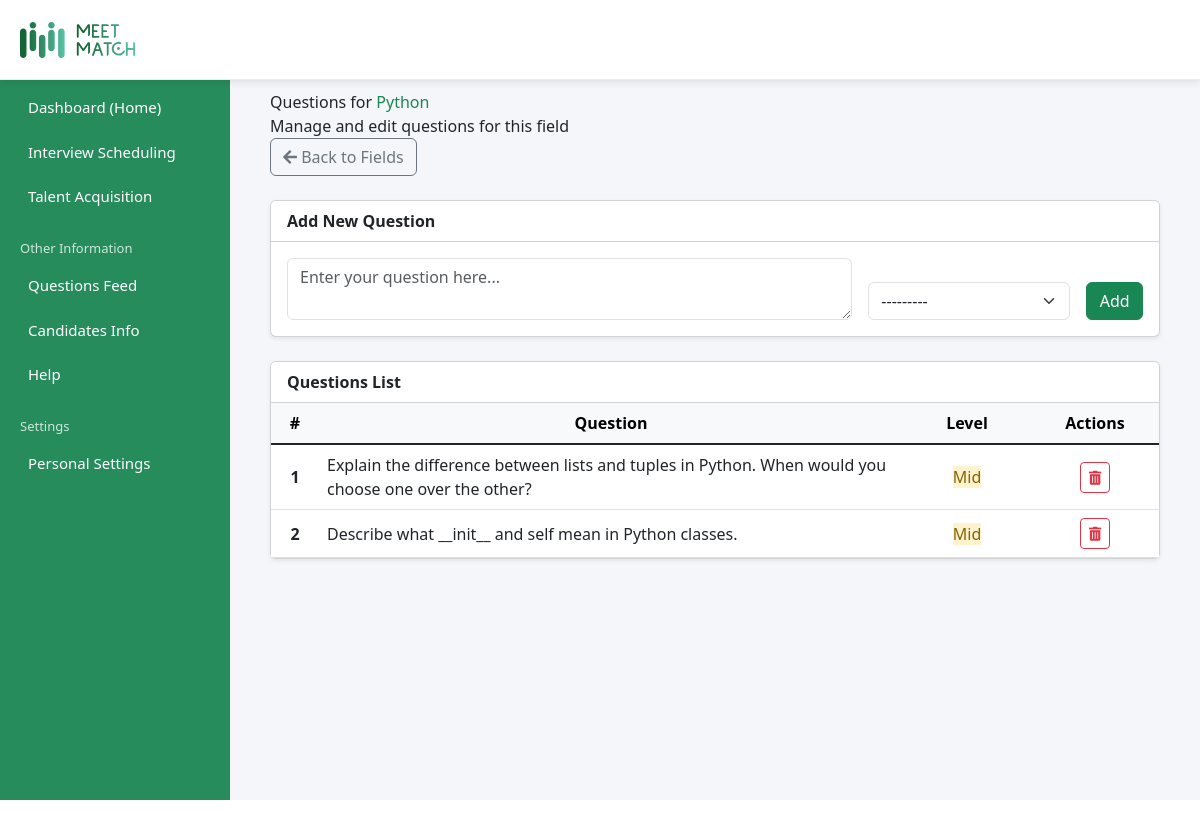
The page /admin_dashboard/questions/field/python-2025-06-21-234245949799/ (signed in) on the database its author committed.
### questions/models.py (models this page shows, shortened)
class Field(models.Model):
    typeChoices = [
        ('Techincal', 'Techincal'),
        ('Soft Skill', 'Soft Skill'),
    ]
    created_by = models.ForeignKey(User, on_delete=models.CASCADE)
    field_type = models.CharField(max_length=50, choices=typeChoices, default='Techincal')
    name = models.CharField(max_length=100)
    slug = models.SlugField(max_length=100, unique=True, blank=True)

class Question(models.Model):
    LEVEL_CHOICES = [
        ('Beginner', 'Beginner'),
        ('Mid', 'Mid Level'),
        ('Advanced', 'Advanced'),
    ]
    created_by = models.ForeignKey(User, on_delete=models.CASCADE)
    field = models.ForeignKey(Field, on_delete=models.CASCADE, related_name='questions')
    level = models.CharField(max_length=20, choices=LEVEL_CHOICES)
    question_text = models.TextField()

### questions/views.py (the view)
# urls.py: path('field/<slug:field_slug>/', views.edit_question, name='edit_question'),
@login_required
def edit_question(request, field_slug):
    field = get_object_or_404(Field, slug=field_slug)
    questions = Question.objects.filter(field=field,created_by=request.user)
    if request.method == 'POST':
        form = QuestionForm(request.POST)
        if form.is_valid():
            question = form.save(commit=False)
            question.field = field
            question.created_by = request.user
            question.save()
            messages.success(request, 'Question added successfully!')
            return redirect('Questions:edit_question', field_slug=field_slug)
    else:
        form = QuestionForm()
    context = {
        'field': field,
        'questions': questions,
        'form': form,
    }
    return render(request, 'admin/edit_question.html', context)

### questions/forms.py
class QuestionForm(forms.ModelForm):
    class Meta:
        model = Question
        fields = ['question_text', 'level']
        widgets = {
            'level': forms.Select(attrs={
                'class': 'form-control',
                'placeholder': 'difficulty level'
            }),
            'question_text': forms.Textarea(attrs={
                'class': 'form-control',
                'rows': 2,
                'placeholder': 'Enter your question here...'
            }),
        }

### templates/admin/edit_question.html (shortened to what this page needs)
{% extends 'admin_base.html' %}
{% load static %}
{% load widget_tweaks %}
{% block extra_css %}
<link href="https://cdn.jsdelivr.net/npm/bootstrap@5.1.3/dist/css/bootstrap.min.css" rel="stylesheet">
<link rel="stylesheet" href="https://cdnjs.cloudflare.com/ajax/libs/font-awesome/5.15.4/css/all.min.css">
{% endblock %}
{% block content %}
<div class="question-header mb-4">
    <div>
        <div class="question-title">Questions for <span class="text-success">{{ field.name }}</span></div>
        <div class="question-subtitle">Manage and edit questions for this field</div>
    </div>
    <div class="header-buttons">
        <a href="{% url 'Questions:questions' %}" class="btn btn-outline-secondary"><i class="fas fa-arrow-left"></i> Back to Fields</a>
    </div>
</div>
<div class="card mb-4 shadow-sm">
    <div class="card-header bg-white fw-bold">Add New Question</div>
    <div class="card-body">
        <form method="POST" class="row g-3 align-items-end">
            <div class="col-md-8">
                {{ form.question_text }}
            </div>
            <div class="col-md-3">
                {{ form.level|add_class:'form-select' }}
            </div>
            <div class="col-md-1 d-grid">
                <input type="submit" class="btn btn-success" value="Add">
            </div>
        </form>
    </div>
</div>
<div class="card shadow-sm">
    <div class="card-header bg-white fw-bold">Questions List</div>
    <div class="card-body p-0">
        <div class="table-responsive">
            <table class="table mb-0 align-middle">
                <thead class="table-light">
                    <tr class="text-center">
                        <th style="width: 3rem;">#</th>
                        <th>Question</th>
                        <th style="width: 8rem;">Level</th>
                        <th style="width: 8rem;">Actions</th>
                    </tr>
                </thead>
                <tbody>
                    {% for question in questions %}
                    <tr>
                        <td class="text-center fw-bold">{{ forloop.counter }}</td>
                        <td>{{ question.question_text|truncatechars:120 }}</td>
                        <td class="text-center">
                            {% if question.level == 'Beginner' %}
                                <span class="status-badge" style="background-color:#d4edda; color:#04630E;">Beginner</span>
                            {% elif question.level == 'Mid' %}
                                <span class="status-badge" style="background-color:#fff3cd; color:#856404;">Mid</span>
                            {% elif question.level == 'Advanced' %}
                                <span class="status-badge" style="background-color:#f8d7da; color:#721c24;">Advanced</span>
                            {% else %}
                                <span class="status-badge bg-secondary text-white">Unknown</span>
                            {% endif %}
                        </td>
                        <td class="text-center">
                            <form method="post" action="{% url 'Questions:delete_question' question.id %}" style="display:inline;">
                                <button type="submit" class="btn btn-sm btn-outline-danger" title="Delete" onclick="return confirm('Delete this question?');">
                                    <i class="fas fa-trash-alt"></i>
                                </button>
                            </form>
                        </td>
                    </tr>
                    {% empty %}
                    <tr><td colspan="4" class="text-center text-muted py-3">No questions found for this field.</td></tr>
                    {% endfor %}
                </tbody>
            </table>
        </div>
    </div>
</div>
</div>
{% endblock %}

### static/css/style.css (style rules this page uses)
* { margin: 0; padding: 0; box-sizing: border-box; font-family: 'Segoe UI', sans-serif; }
body, html { height: 100%; background-color: #fff; }
body { color: #1a1a1a; }

### rows shown on the page
Field: name "Python"
Question: question_text "Explain the difference between lists and tuples in Python. When would you choose one over the other?", level "Mid"
Question: question_text "Describe what __init__ and self mean in Python classes.", level "Mid"
